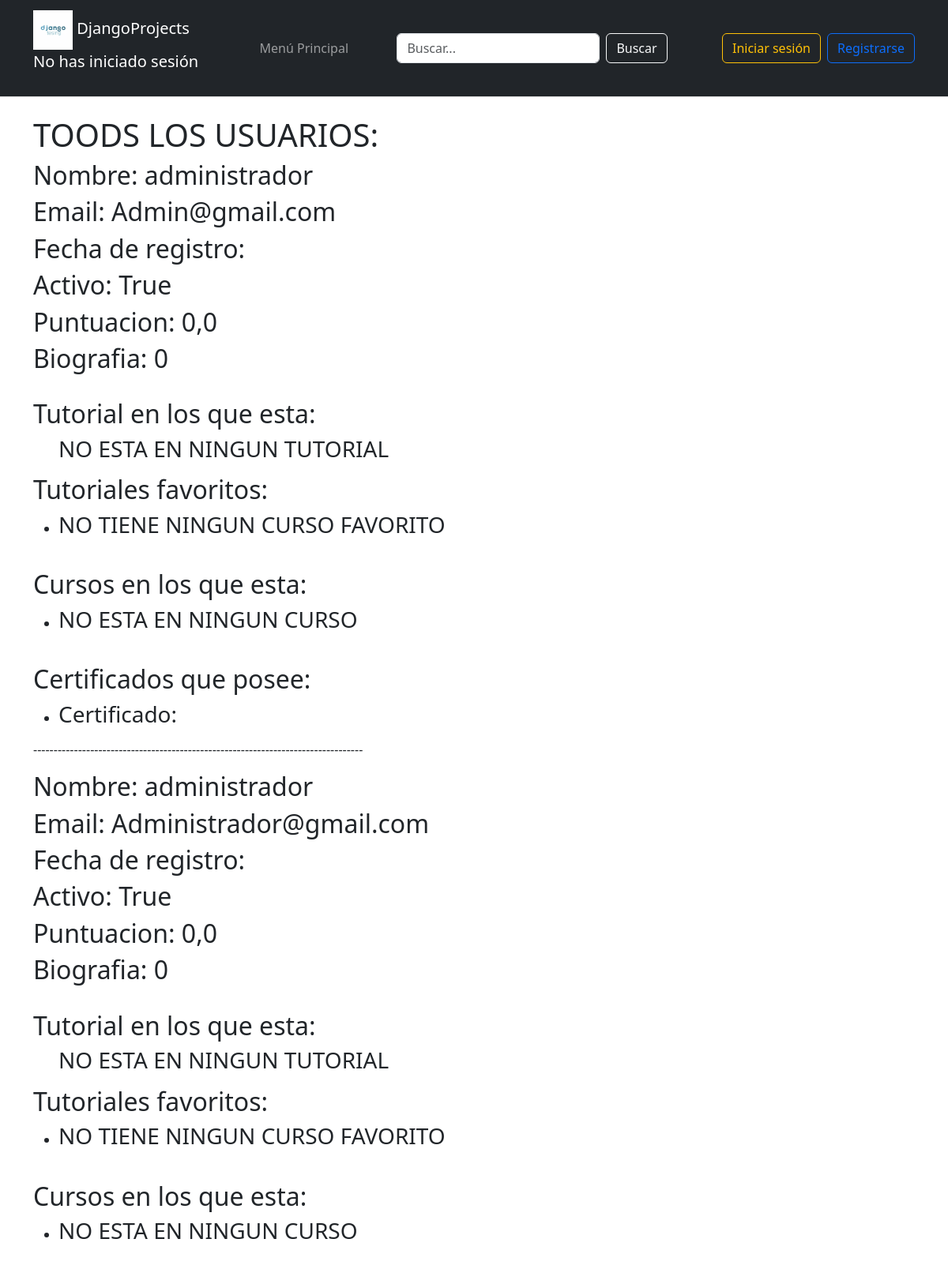
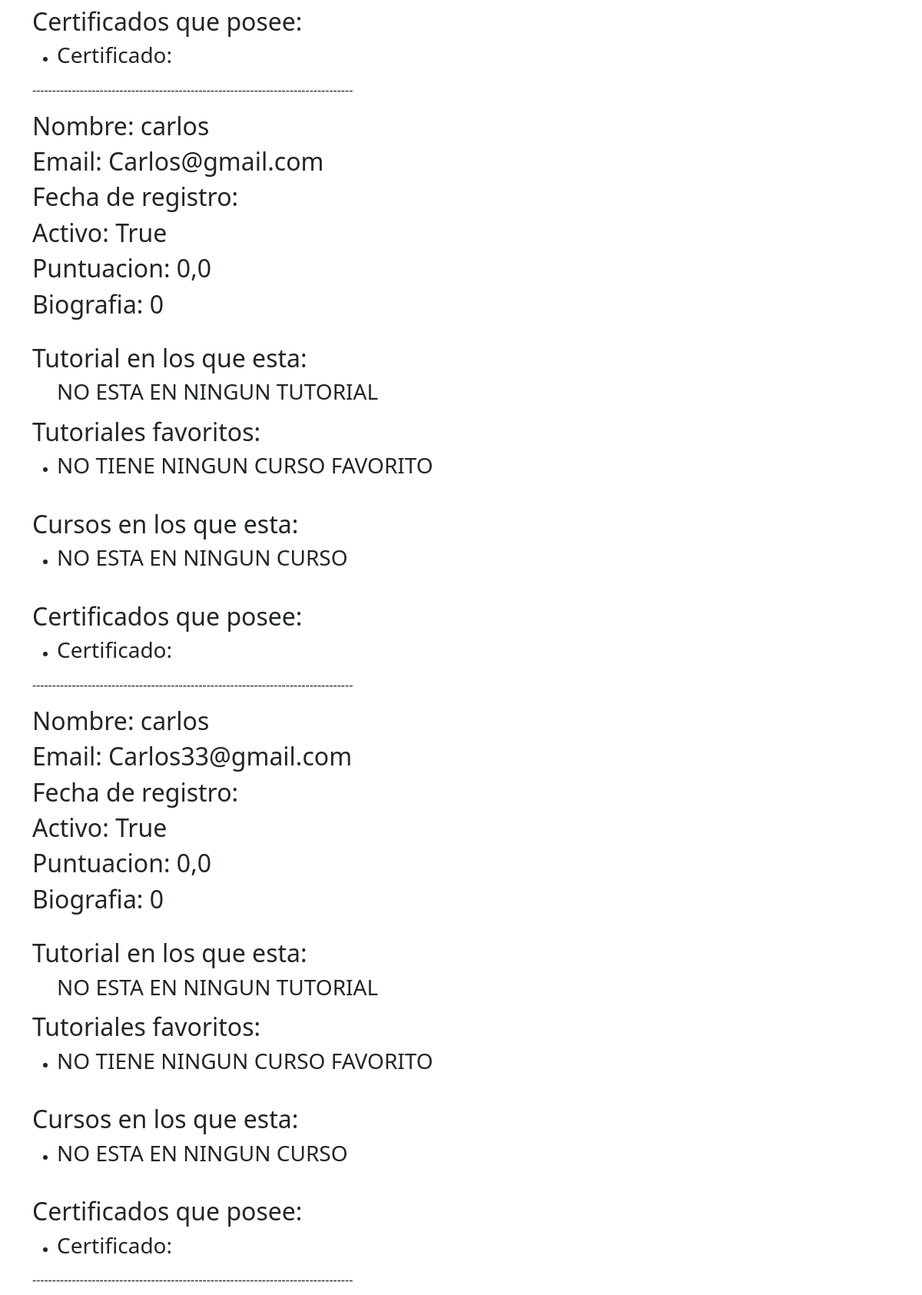
Screenshot of /Usuarios/listaUsuario (upper part) with the database file from the repository (2 pictures, top to bottom).
### tutorial/models.py (models this page shows, shortened)
class Usuario(AbstractBaseUser, PermissionsMixin):
    ADMINISTRADOR = 1
    PROFESOR = 2
    ESTUDIANTE = 3
    ROLES = (
        (ADMINISTRADOR, 'administrador'),
        (PROFESOR, 'profesor'),
        (ESTUDIANTE, 'estudiante'),
    )
    email = models.EmailField(unique=True)
    nombre = models.CharField(max_length=30)
    fecha_Registro = models.DateField(null=True, blank=True)
    puntuacion = models.DecimalField(max_digits=3, decimal_places=1, default=0.0)
    es_activo = models.BooleanField(default=True)
    is_staff = models.BooleanField(default=False)  # Aquí está el campo
    is_superuser = models.BooleanField(default=False)  # Aquí está el campo
    rol = models.PositiveSmallIntegerField(choices=ROLES, default=ADMINISTRADOR)
    imagen = models.ImageField(upload_to='imagenes/', null=True, blank=True)
    USERNAME_FIELD = 'email'  # Campo único para autenticación
    REQUIRED_FIELDS = ['nombre']  # Campos obligatorios para createsuperuser
    objects = UsuarioManager()  # Asegúrate de que el manager esté asignado correctamente

### tutorial/views.py (the view)
# urls.py: path('Usuarios/listaUsuario', views.listar_usuarios, name = 'listar_ususario'),
def listar_usuarios (request):
    usuario = Usuario.objects.select_related(
        "perfiles_Usuarios",
        "Certificado_Usuarios"
    ).prefetch_related(
        Prefetch("usuario_del_tutorial"),
        Prefetch("Favoritos_del_usuario"),
        Prefetch("usuarios_del_curso"),
    ).all()
    return render(request, 'Usuario/listaUsuario.html', {"usuaios_mostrar": usuario})

### tutorial/templates/Usuario/listaUsuario.html
{% extends "Padre.html" %}
{% block cabecera %}
<h1>TOODS LOS USUARIOS: </h1>
{% endblock %}
{% block contenido %}
    {% for usuario in usuaios_mostrar %}
        {% include "Usuario/usuarios.html" %}
    {% endfor %}
{% endblock %}

### tutorial/templates/Usuario/usuarios.html
<div>
    <h2>Nombre: {{ usuario.nombre  | center:"15"}}</h2>
    <h2>Email: {{ usuario.email  | capfirst}}</h2>
    <h2>Fecha de registro: {{ usuario.fecha_Registro | date:"d/m/Y"}}</h2>
    <h2>Activo: {{ usuario.es_activo }}</h2>
    <h2>Puntuacion: {{ usuario.puntuacion }}</h2>
    <h2>Biografia: {{ usuario.perfiles_Usuarios.bio | wordcount}}</h2>
    <br>
    <h2>Tutorial en los que esta: </h2>
    <ul>
        {% for tutorial in usuario.usuario_del_tutorial.all %}
            <li><h3>Titulo: {{ tutorial.titulo | lower }}</h3></li>
            {% empty%}
            <h3>NO ESTA EN NINGUN TUTORIAL</h3>
        {%endfor%}
    </ul>
    <h2>Tutoriales favoritos: </h2>
    <ul>
        {% for favorito in usuario.Favoritos_del_usuario.all %}
            <li>
                <h3>Título: {{ favorito.tutorial.titulo }}</h3>
            </li>
        {% empty %}
            <li>
                <h3>NO TIENE NINGUN CURSO FAVORITO</h3>
            </li>
        {% endfor %}
    </ul>
    <br>
    <h2>Cursos en los que esta: </h2>
    <ul>
        {% for curso in usuario.usuarios_del_curso.all %}
        <li>
            <h3>Curso: {{ curso.nombre }}</h3>
        </li>
        {% empty %}
            <li>
                <h3>NO ESTA EN NINGUN CURSO</h3>
            </li>
        {%endfor%}
    </ul>
    <br>
    <h2>Certificados que posee: </h2>
    <ul>
        <li>
            <h3>Certificado: {{ usuario.Certificado_Usuarios.codigo_verificacion }}</h3>
        </li>
    </ul>
</div>
<p>---------------------------------------------------------------------------------</p>

### tutorial/static/css/EstiloTemplate.css (style rules this page uses)
html, body { height: 100%; margin: 0; padding: 0; font-family: Arial, sans-serif; display: flex; flex-direction: column; }

### rows the page displays
Usuario: nombre "administrador", email "Admin@gmail.com", es_activo "True", puntuacion "0,0", perfiles_Usuarios.bio "0"
Usuario: nombre "administrador", email "Administrador@gmail.com", es_activo "True", puntuacion "0,0", perfiles_Usuarios.bio "0"
Usuario: nombre "carlos", email "Carlos@gmail.com", es_activo "True", puntuacion "0,0", perfiles_Usuarios.bio "0"
Usuario: nombre "carlos", email "Carlos33@gmail.com", es_activo "True", puntuacion "0,0", perfiles_Usuarios.bio "0"
